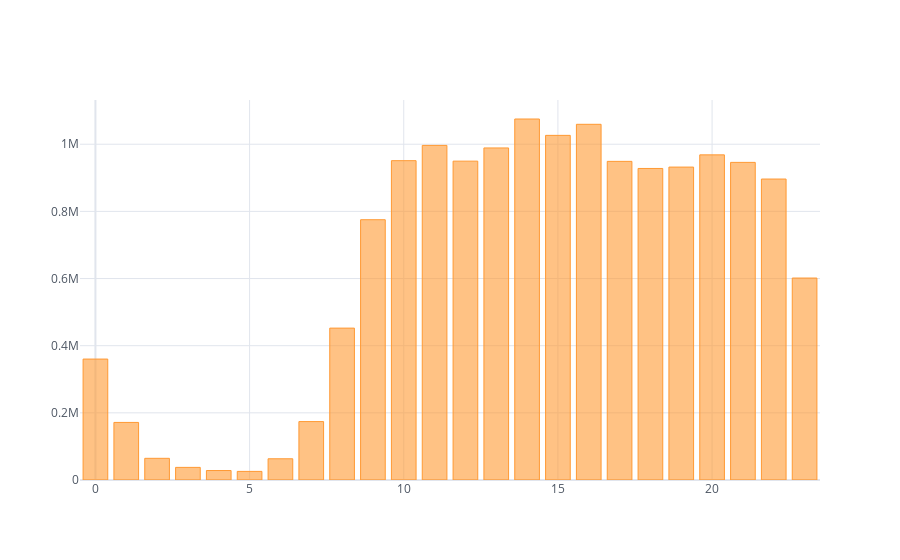

This figure's notebook cell:
### Code cell
merged_order_payment_hour.iplot(kind='bar', theme='white')

### Figure 1 — Plotly figure (JSON) as saved in the notebook; plotly's stock layout.template omitted (floating-point values rounded to 4 significant figures)
{"data": [{"marker": {"color": "rgba(255, 153, 51, 0.6)", "line": {"color": "rgba(255, 153, 51, 1.0)", "width": 1}}, "name": "payment_value", "orientation": "v", "text": "", "type": "bar", "x": [0, 1, 2, 3, 4, 5, 6, 7, 8, 9, 10, 11, 12, 13, 14, 15, 16, 17, 18, 19, 20, 21, 22, 23], "y": [360200.0, 171400.0, 64570.0, 37550.0, 28210.0, 25620.0, 63220.0, 173900.0, 452300.0, 775100.0, 951000.0, 996500.0, 949600.0, 988900.0, 1075000.0, 1026000.0, 1059000.0, 949000.0, 927800.0, 931900.0, 968300.0, 945900.0, 896300.0, 601500.0]}], "layout": {"legend": {"bgcolor": "#FFFFFF", "font": {"color": "#4D5663"}}, "paper_bgcolor": "#FFFFFF", "plot_bgcolor": "#FFFFFF", "title": {"font": {"color": "#4D5663"}}, "xaxis": {"gridcolor": "#E1E5ED", "showgrid": true, "tickfont": {"color": "#4D5663"}, "title": {"font": {"color": "#4D5663"}, "text": ""}, "zerolinecolor": "#E1E5ED"}, "yaxis": {"gridcolor": "#E1E5ED", "showgrid": true, "tickfont": {"color": "#4D5663"}, "title": {"font": {"color": "#4D5663"}, "text": ""}, "zerolinecolor": "#E1E5ED"}}}
